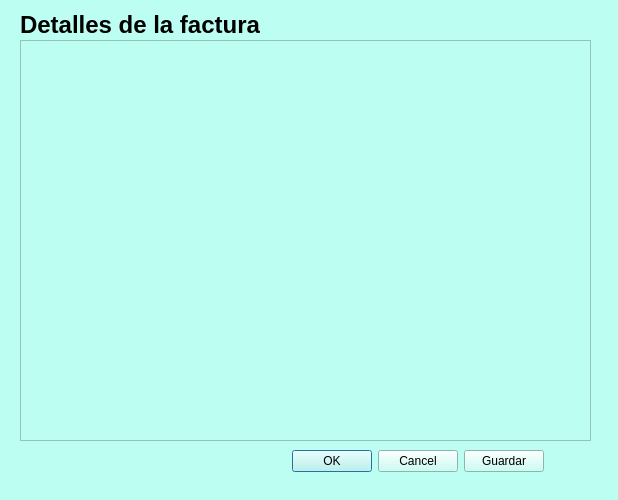
<?xml version="1.0" encoding="UTF-8"?>
<ui version="4.0">
 <class>facturacion</class>
 <widget class="QDialog" name="facturacion">
  <property name="geometry">
   <rect>
    <x>0</x>
    <y>0</y>
    <width>618</width>
    <height>500</height>
   </rect>
  </property>
  <property name="windowTitle">
   <string>Dialog</string>
  </property>
  <property name="styleSheet">
   <string notr="true">background-color: rgb(188, 255, 242);</string>
  </property>
  <widget class="QLabel" name="lblNombre">
   <property name="geometry">
    <rect>
     <x>20</x>
     <y>10</y>
     <width>261</width>
     <height>31</height>
    </rect>
   </property>
   <property name="text">
    <string>&lt;html&gt;&lt;head/&gt;&lt;body&gt;&lt;p&gt;&lt;span style=&quot; font-size:18pt; font-weight:600;&quot;&gt;Detalles de la factura&lt;/span&gt;&lt;/p&gt;&lt;/body&gt;&lt;/html&gt;</string>
   </property>
  </widget>
  <widget class="QPlainTextEdit" name="outFactura">
   <property name="geometry">
    <rect>
     <x>20</x>
     <y>40</y>
     <width>571</width>
     <height>401</height>
    </rect>
   </property>
   <property name="readOnly">
    <bool>true</bool>
   </property>
  </widget>
  <widget class="QWidget" name="">
   <property name="geometry">
    <rect>
     <x>290</x>
     <y>450</y>
     <width>254</width>
     <height>23</height>
    </rect>
   </property>
   <layout class="QHBoxLayout" name="horizontalLayout">
    <item>
     <widget class="QDialogButtonBox" name="buttonBox">
      <property name="orientation">
       <enum>Qt::Horizontal</enum>
      </property>
      <property name="standardButtons">
       <set>QDialogButtonBox::Cancel|QDialogButtonBox::Ok</set>
      </property>
     </widget>
    </item>
    <item>
     <widget class="QPushButton" name="btn_guardar">
      <property name="text">
       <string>Guardar</string>
      </property>
     </widget>
    </item>
   </layout>
  </widget>
 </widget>
 <resources/>
 <connections>
  <connection>
   <sender>buttonBox</sender>
   <signal>accepted()</signal>
   <receiver>facturacion</receiver>
   <slot>accept()</slot>
   <hints>
    <hint type="sourcelabel">
     <x>248</x>
     <y>254</y>
    </hint>
    <hint type="destinationlabel">
     <x>157</x>
     <y>274</y>
    </hint>
   </hints>
  </connection>
  <connection>
   <sender>buttonBox</sender>
   <signal>rejected()</signal>
   <receiver>facturacion</receiver>
   <slot>reject()</slot>
   <hints>
    <hint type="sourcelabel">
     <x>316</x>
     <y>260</y>
    </hint>
    <hint type="destinationlabel">
     <x>286</x>
     <y>274</y>
    </hint>
   </hints>
  </connection>
 </connections>
</ui>
